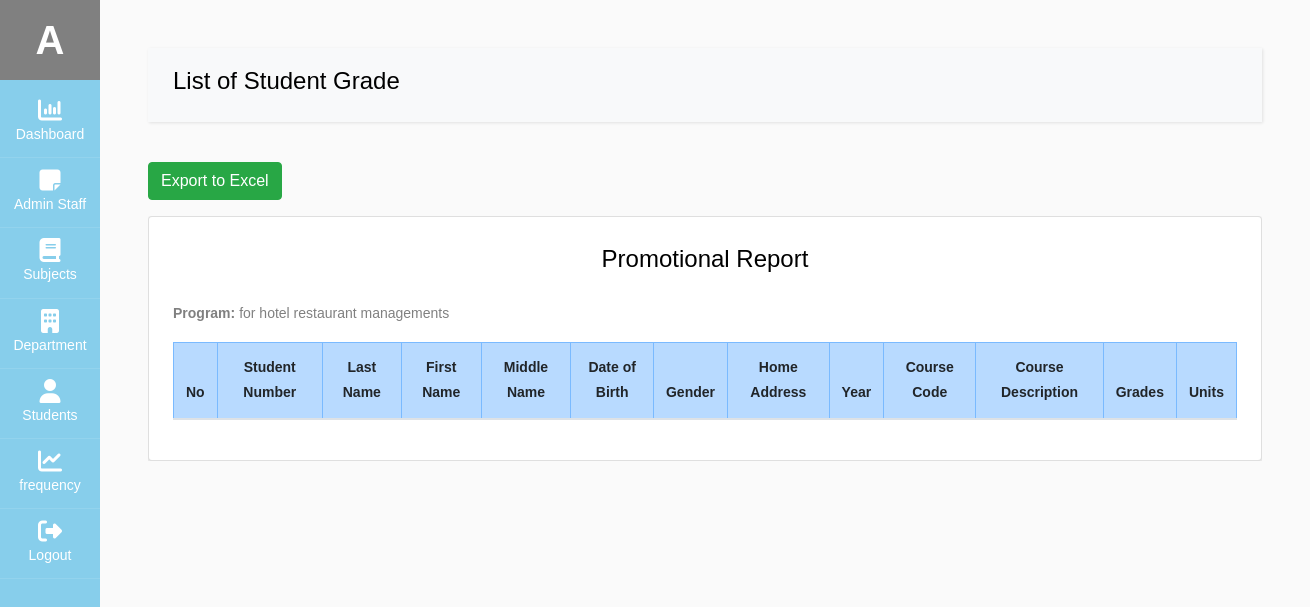
The app's page /admin/ViewStudentDeptGrade.php?dept_id=2 (signed in), older data.
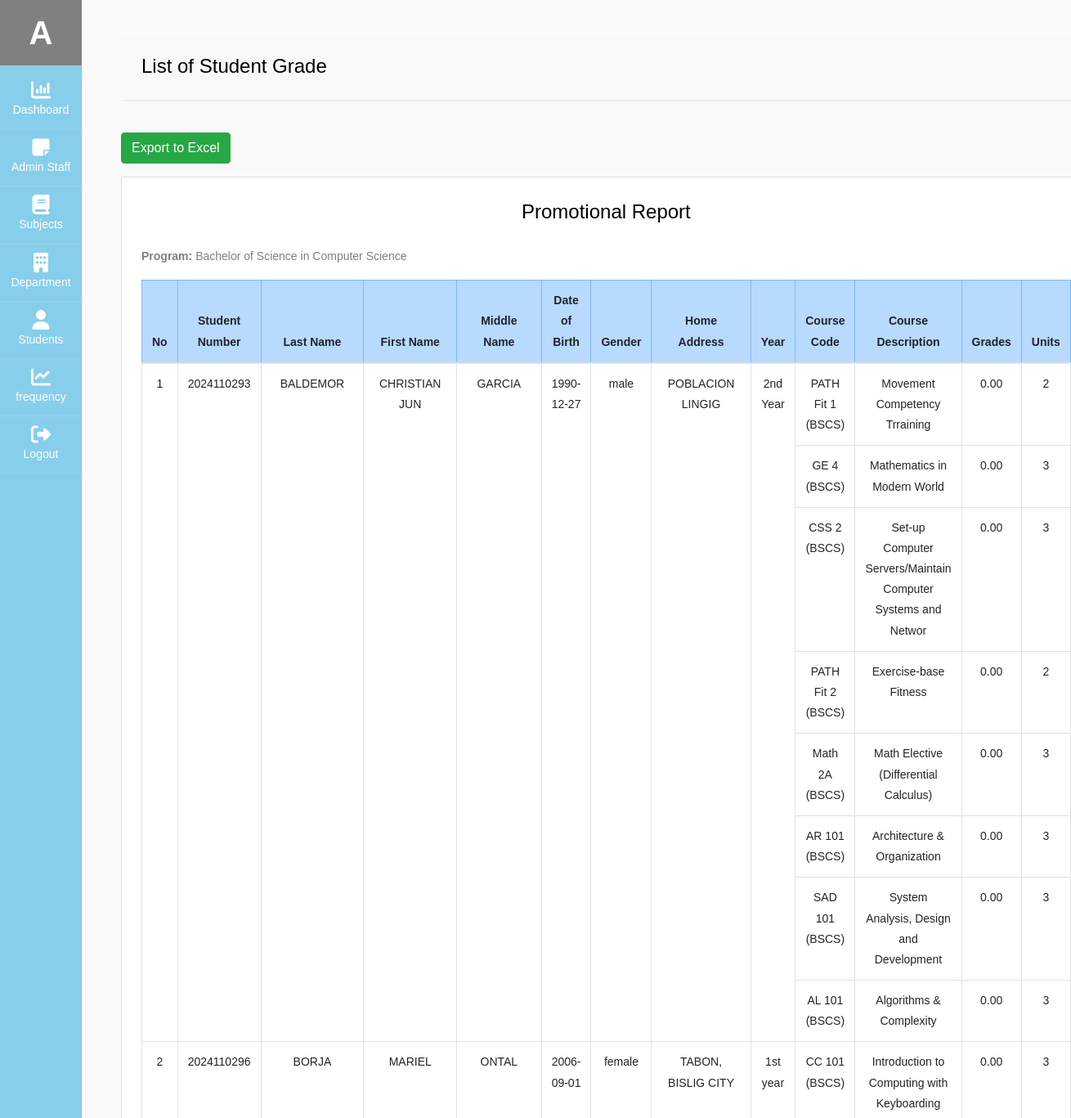
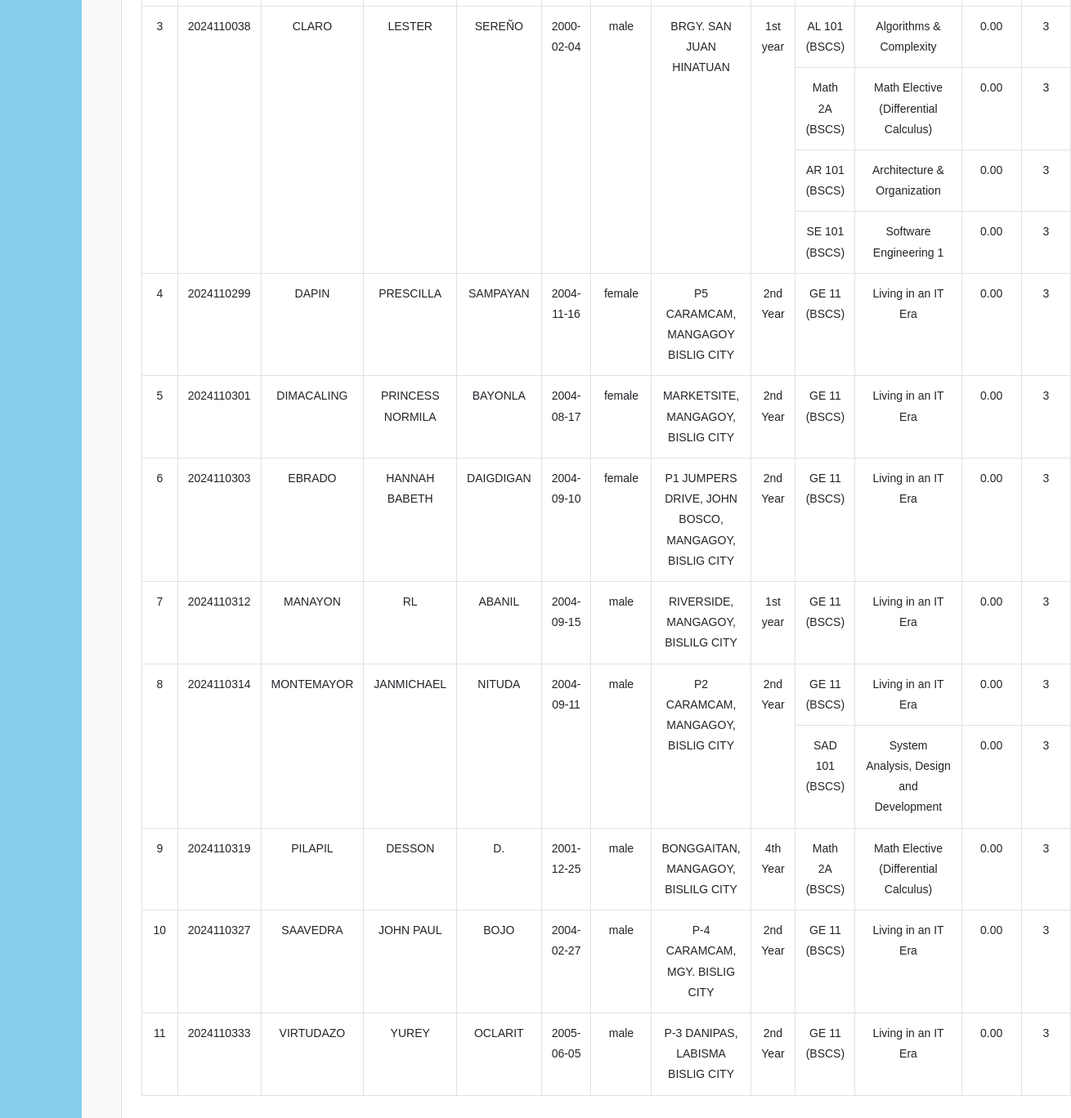
The same page, newer data (2 pictures, top to bottom).
### tables this page shows
CREATE TABLE `department` (
  `dept_id` int(11) NOT NULL,
  `dept_name` varchar(60) NOT NULL,
  `dept_description` varchar(60) NOT NULL,
  `dept_status` varchar(60) NOT NULL DEFAULT '1'
);

CREATE TABLE `student` (
  `stud_id` int(11) NOT NULL,
  `stud_course` text NOT NULL,
  `stud_fname` varchar(60) NOT NULL,
  `stud_mname` varchar(60) DEFAULT NULL,
  `stud_lname` varchar(60) NOT NULL,
  `stud_phone` varchar(60) NOT NULL,
  `stud_bday` date NOT NULL,
  `stud_address` varchar(60) NOT NULL,
  `stud_gender` varchar(60) NOT NULL,
  `stud_year_level` varchar(60) NOT NULL,
  `stud_section` varchar(60) NOT NULL,
  `stud_sem` varchar(60) NOT NULL,
  `stud_academic_status` varchar(60) NOT NULL,
  `stud_school_year` varchar(255) NOT NULL,
  `stud_status` int(11) NOT NULL DEFAULT 1
);

CREATE TABLE `subject` (
  `subject_id` int(11) NOT NULL,
  `sub_dept_id` int(11) NOT NULL,
  `course_code` varchar(60) NOT NULL,
  `descriptive_title` varchar(60) NOT NULL,
  `units` int(11) NOT NULL,
  `pre_requisite` varchar(60) NOT NULL,
  `for_year_level` varchar(60) NOT NULL
);

CREATE TABLE `student_subject` (
  `ss_id` int(11) NOT NULL,
  `ss_stud_id` int(11) NOT NULL,
  `ss_subject_id` int(11) NOT NULL,
  `ss_final_grade` decimal(10,2) NOT NULL
);

### db/db.php (called while the page is built, shortened)
<?php
class db_connect
{
    public $host = db_host;
    public $user = db_user;
    public $pass = db_pass;
    public $name = db_name;
    public function connect()
    {
        try {
            $this->conn = new mysqli($this->host, $this->user, $this->pass, $this->name);
        } catch (\Throwable $th) {
            header("Location:setup.php");
        }
    }
}

### db/class.php (called while the page is built, shortened)
<?php
include('db.php');
class global_class extends db_connect
{
    public function view_department($dept_id)
    {
        $query = $this->conn->prepare("SELECT * FROM `department` where dept_status='1' and dept_id='$dept_id'");
        if ($query->execute()) {
            $result = $query->get_result();
            return $result;
        }
    }
    public function view_student_grade_per_department($dept_id)
{
    $query = $this->conn->prepare("
        SELECT *
        FROM `department` AS dept
        LEFT JOIN `subject` AS sub ON dept.dept_id = sub.sub_dept_id
        LEFT JOIN `student_subject` AS ss ON sub.subject_id = ss.ss_subject_id
        LEFT JOIN `student` AS stud ON stud.stud_id = ss.ss_stud_id
        WHERE dept.dept_status = '1' AND dept.dept_id = ? AND stud.stud_status = '1'
        ORDER BY stud.stud_lname ASC
    ");
    if ($query) {
        $query->bind_param("i", $dept_id);
        if ($query->execute()) {
            $result = $query->get_result();
            return $result;
        }
    }
    return false;
}
}

### admin/ViewStudentDeptGrade.php (the view, shortened to what the changed rows need)
<?php
include('../components/admin-header.php');
$dept_id=$_GET['dept_id'];
$get_department = $admin_db->view_department($dept_id);
    $view_department = $get_department->fetch_array();
    $dept_description=$view_department['dept_description'];
?>
<div id="content" class="p-4 p-md-5">
    <div class="table-responsive ">
        <div class="card shadow p-4">
            <h4 class="text-center mb-4">Promotional Report</h4>
            <div class="mb-3">
                <strong>Program:</strong> <?=$dept_description?> <br />
            </div>
            <div class="table-responsive">
                <table id="studentTable" class="table table-bordered table-hover align-middle text-center">
                    <thead class="table-primary">
                        <tr>
                            <th>No</th>
                            <th>Student Number</th>
                            <th>Last Name</th>
                            <th>First Name</th>
                            <th>Middle Name</th>
                            <th>Date of Birth</th>
                            <th>Gender</th>
                            <th>Home Address</th>
                            <th>Year</th>
                            <th>Course Code</th>
                            <th>Course Description</th>
                            <th>Grades</th>
                            <th>Units</th>
                        </tr>
                    </thead>
                    <tbody>
                    <?php
$student_grade = $admin_db->view_student_grade_per_department($dept_id);
$students = [];
while ($row = $student_grade->fetch_assoc()) {
    $stud_id = $row['stud_id'];
    if (!isset($students[$stud_id])) {
        $students[$stud_id] = [
            'info' => $row,
            'subjects' => []
        ];
    }
    $students[$stud_id]['subjects'][] = [
        'course_code' => $row['course_code'],
        'descriptive_title' => $row['descriptive_title'],
        'ss_final_grade' => $row['ss_final_grade'],
        'units' => $row['units']
    ];
}
?>
<tbody>
<?php
$count = 1;
foreach ($students as $stud_id => $student) {
    $subjectCount = count($student['subjects']);
    $first = true;
    foreach ($student['subjects'] as $index => $subject) {
?>
    <tr>
        <?php if ($first): ?>
            <td rowspan="<?=$subjectCount?>"><?=$count?></td>
            <td rowspan="<?=$subjectCount?>"><?=$student['info']['stud_id']?></td>
            <td rowspan="<?=$subjectCount?>"><?=$student['info']['stud_lname']?></td>
            <td rowspan="<?=$subjectCount?>"><?=$student['info']['stud_fname']?></td>
            <td rowspan="<?=$subjectCount?>"><?=$student['info']['stud_mname']?></td>
            <td rowspan="<?=$subjectCount?>"><?=$student['info']['stud_bday']?></td>
            <td rowspan="<?=$subjectCount?>"><?=$student['info']['stud_gender']?></td>
            <td rowspan="<?=$subjectCount?>"><?=$student['info']['stud_address']?></td>
            <td rowspan="<?=$subjectCount?>"><?=$student['info']['stud_year_level']?></td>
        <?php endif; ?>
        <td><?=$subject['course_code']?></td>
        <td><?=$subject['descriptive_title']?></td>
        <td><?=$subject['ss_final_grade']?></td>
        <td><?=$subject['units']?></td>
    </tr>
<?php
        $first = false;
    }
    $count++;
}
?>
</tbody>
                    </tbody>
                </table>
            </div>
        </div>
</div>
<?php
include('../components/admin-footer.php');
?>

Row changes from the older to the newer data that the page shows:
now on one of the page's lists (row edited): department: student.stud_id "2024110293", student.stud_lname "BALDEMOR", student.stud_fname "CHRISTIAN JUN", student.stud_mname "GARCIA", student.stud_bday "1990-12-27", student.stud_gender "male", student.stud_address "POBLACION LINGIG", student.stud_year_level "2nd Year", subject.course_code "PATH Fit 1 (BSCS)", subject.descriptive_title "Movement Competency Trraining", student_subject.ss_final_grade "0.00", subject.units "2", subject.course_code "GE 4 (BSCS)", subject.descriptive_title "Mathematics in Modern World", subject.units "3", subject.course_code "CSS 2 (BSCS)", subject.descriptive_title "Set-up Computer Servers/Maintain Computer Systems and Networ", subject.course_code "PATH Fit 2 (BSCS)", subject.descriptive_title "Exercise-base Fitness", student.stud_id "2024110296", student.stud_lname "BORJA", student.stud_fname "MARIEL", student.stud_mname "ONTAL", student.stud_bday "2006-09-01", student.stud_gender "female", student.stud_address "TABON, BISLIG CITY", student.stud_year_level "1st year", subject.course_code "CC 101 (BSCS)", subject.descriptive_title "Introduction to Computing with Keyboarding", subject.course_code "SE 101 (BSCS)", subject.descriptive_title "Software Engineering 1"
changed department: dept_description "for hotel restaurant managements" → "Bachelor of Science in Computer Science"
added student: stud_id "2024110038", stud_lname "CLARO", stud_fname "LESTER", stud_mname "SEREÑO", stud_bday "2000-02-04", stud_gender "male", stud_address "BRGY. SAN JUAN HINATUAN", stud_year_level "1st year"
added student: stud_id "2024110299", stud_lname "DAPIN", stud_fname "PRESCILLA", stud_mname "SAMPAYAN", stud_bday "2004-11-16", stud_gender "female", stud_address "P5 CARAMCAM, MANGAGOY BISLIG CITY", stud_year_level "2nd Year"
added student: stud_id "2024110301", stud_lname "DIMACALING", stud_fname "PRINCESS NORMILA", stud_mname "BAYONLA", stud_bday "2004-08-17", stud_gender "female", stud_address "MARKETSITE, MANGAGOY, BISLIG CITY", stud_year_level "2nd Year"
added student: stud_id "2024110303", stud_lname "EBRADO", stud_fname "HANNAH BABETH", stud_mname "DAIGDIGAN", stud_bday "2004-09-10", stud_gender "female", stud_address "P1 JUMPERS DRIVE, JOHN BOSCO, MANGAGOY, BISLIG CITY", stud_year_level "2nd Year"
added student: stud_id "2024110312", stud_lname "MANAYON", stud_fname "RL", stud_mname "ABANIL", stud_bday "2004-09-15", stud_gender "male", stud_address "RIVERSIDE, MANGAGOY, BISLILG CITY", stud_year_level "1st year"
added student: stud_id "2024110314", stud_lname "MONTEMAYOR", stud_fname "JANMICHAEL", stud_mname "NITUDA", stud_bday "2004-09-11", stud_gender "male", stud_address "P2 CARAMCAM, MANGAGOY, BISLIG CITY", stud_year_level "2nd Year"
added student: stud_id "2024110319", stud_lname "PILAPIL", stud_fname "DESSON", stud_mname "D.", stud_bday "2001-12-25", stud_gender "male", stud_address "BONGGAITAN, MANGAGOY, BISLILG CITY", stud_year_level "4th Year"
added student: stud_id "2024110327", stud_lname "SAAVEDRA", stud_fname "JOHN PAUL", stud_mname "BOJO", stud_bday "2004-02-27", stud_gender "male", stud_address "P-4 CARAMCAM, MGY. BISLIG CITY", stud_year_level "2nd Year"
added student: stud_id "2024110333", stud_lname "VIRTUDAZO", stud_fname "YUREY", stud_mname "OCLARIT", stud_bday "2005-06-05", stud_gender "male", stud_address "P-3 DANIPAS, LABISMA BISLIG CITY", stud_year_level "2nd Year"
Text that changed along with them:
new list line: "Math 2A (BSCS) Math Elective (Differential Calculus) 0.00 3 AR 101 (BSCS) Architecture & Organization 0.00 3 SAD 101 (BSCS) System Analysis, Design and Development 0.00 3 AL 101 (BSCS) Algorithms & Complexity 0.00 3"
new list line: "3 AL 101 (BSCS) Algorithms & Complexity 0.00 3 Math 2A (BSCS) Math Elective (Differential Calculus) 0.00 3 AR 101 (BSCS) Architecture & Organization 0.00 3"
new list line: "4 GE 11 (BSCS) Living in an IT Era 0.00 3"
new list line: "5 GE 11 (BSCS) Living in an IT Era 0.00 3"
new list line: "6 GE 11 (BSCS) Living in an IT Era 0.00 3"
new list line: "7 GE 11 (BSCS) Living in an IT Era 0.00 3"
new list line: "8 GE 11 (BSCS) Living in an IT Era 0.00 3 SAD 101 (BSCS) System Analysis, Design and Development 0.00 3"
new list line: "9 Math 2A (BSCS) Math Elective (Differential Calculus) 0.00 3"
new list line: "10 GE 11 (BSCS) Living in an IT Era 0.00 3"
new list line: "11 GE 11 (BSCS) Living in an IT Era 0.00 3"
